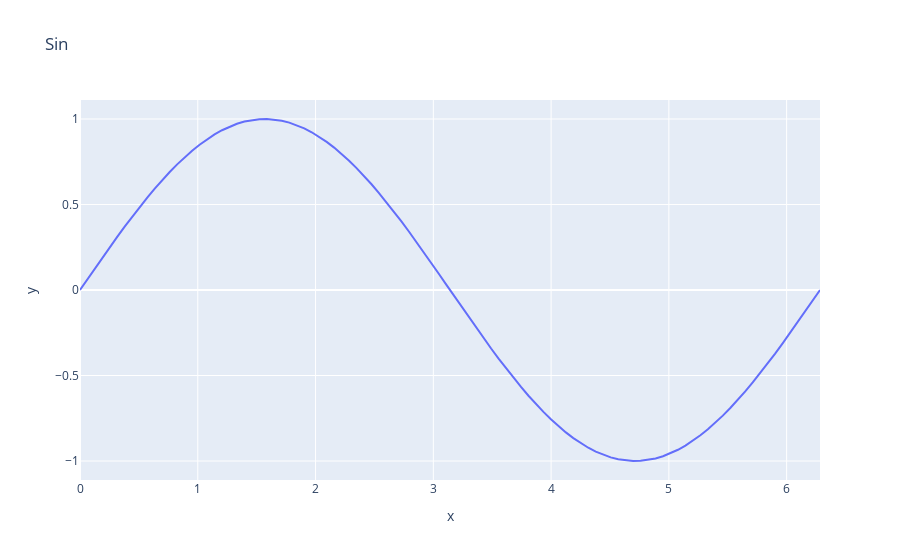

The notebook cell this image was saved under:
### Code cell
x = np.linspace(0, 2 * np.pi, 100)
y = np.sin(x)
data = pd.DataFrame({"x": x, "y": y})
fig = px.line(data, x="x", y="y", title="Sin")
fig.show()
